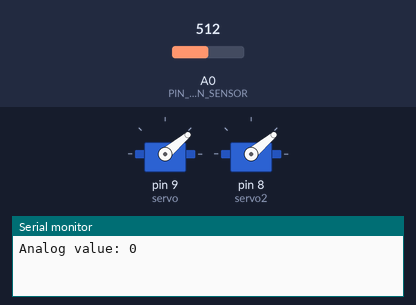
The sketch below on a simulated Arduino Uno, built with avr-gcc and run on an emulated ATmega328P. On the bench: 2 × servo, the last lines printed to the serial monitor. The test bench sets the inputs (shaded band); at power-on: A0 (PIN_ANALOG_RAIN_SENSOR) = 512.

Above: at 1.5 s.
1.6 s: A0 (PIN_ANALOG_RAIN_SENSOR) set to 104
5.0 s: A0 (PIN_ANALOG_RAIN_SENSOR) set to 94
At 5.07 s:
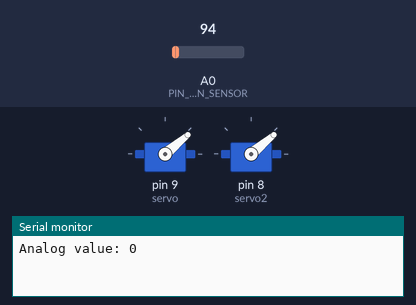
At 6.5 s:
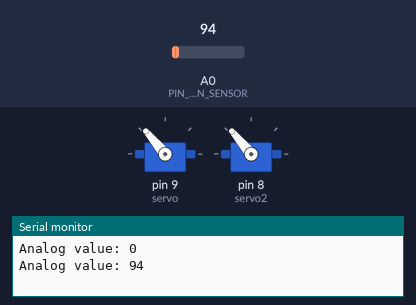
Timing chart, 0 to 8.0 s (numbered marks = the images above; inputs shaded):
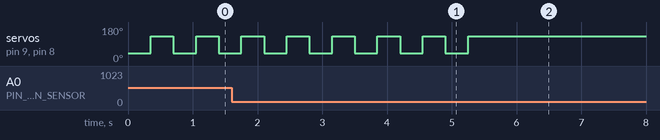

Measured:
- the behaviour switches between 100 and 99 on A0 (PIN_ANALOG_RAIN_SENSOR) (found by bisection; images 0 and 1)
- after the input at 5.0 s, servo on pin 9 (servo), servo on pin 8 (servo2): goes on until 5.3 s, then stays 130°
- by itself, servo on pin 9 (servo), servo on pin 8 (servo2): alternates 130° for 0.35 s and 40° for 0.35 s

The sketch:

lluvia_sensor.ino
```cpp
 #define PIN_ANALOG_RAIN_SENSOR A0  // Entrada analógica para la señal del sensor lluvia
#include <Servo.h>

Servo servo;
Servo servo2; // Crea un objeto servo para controlar el servomotor
const int potpin = A0; // Pin analógico usado para conectar el potenciómetro
char val; //variable donde se almacena el caracter introducido por pantalla a través del monitor serial
int valorLectura = 0;  // variable para almacenar el valor leido desde el potenciometro


void setup() {

  Serial.begin(9600);        // abrimos el puerto serial para leer los datos del sensor de lluvia
  servo.attach(9);           // declaramos los servomotores
  servo2.attach(8);


}
void loop() {
  // leemos el valor del potenciometro
//  valorLectura = analogRead(PIN_ANALOG_RAIN_SENSOR);

   Serial.print("Analog value: ");
   Serial.println( valorLectura); // Salida de valor analógico al monitor serial

 while ((valorLectura=analogRead(PIN_ANALOG_RAIN_SENSOR)) >= 100)
 {
 servo2.write(40);
 servo.write(40);
 delay(350);
 servo.write(130);
 servo2.write(130);
 delay(350);

 }


  delay(500);
}
```
